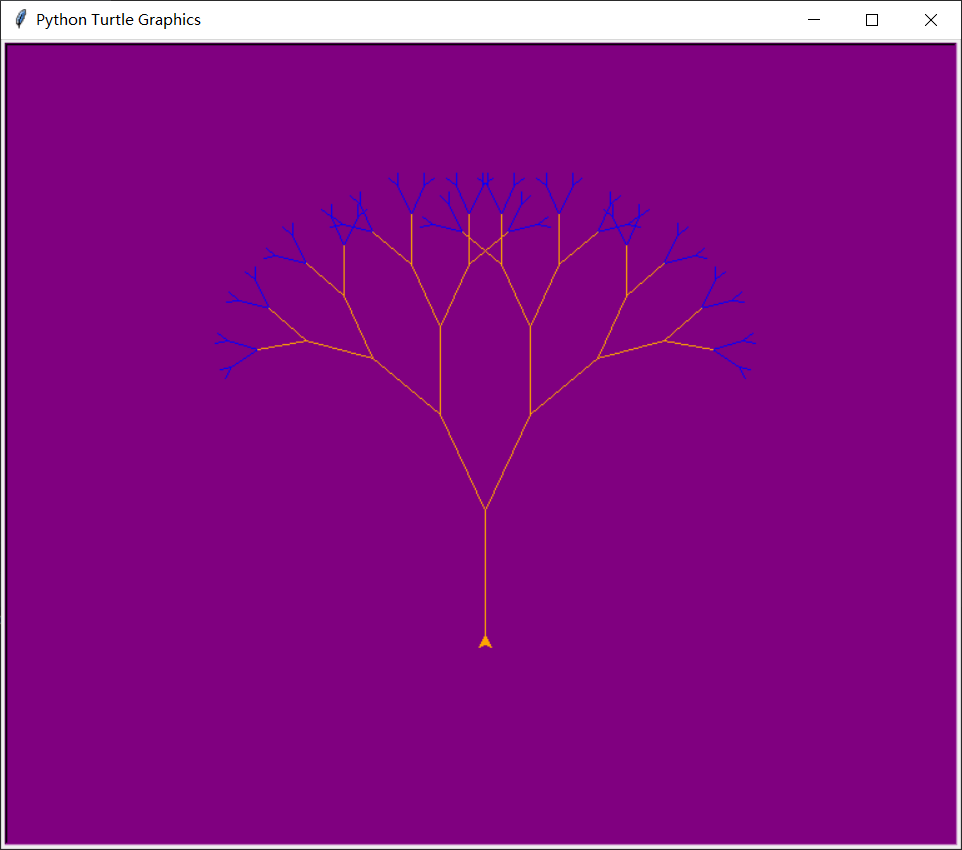

Reproduce this figure in Python.
import turtle


def draw_brach(brach_length):
    if brach_length > 5:
        if brach_length < 40:
            turtle.color('blue')
        else:
            turtle.color('black')
        turtle.forward(brach_length)
        turtle.right(25)
        draw_brach(brach_length - 15)
        turtle.left(50)
        draw_brach(brach_length - 15)
        if brach_length < 40:
            turtle.color('blue')
        else:
            turtle.color('orange')
        turtle.right(25)
        turtle.backward(brach_length)


def main():
    turtle.bgcolor('purple')
    turtle.left(90)
    turtle.penup()
    turtle.backward(150)
    turtle.pendown()
    turtle.color('red')
    draw_brach(100)
    turtle.exitonclick()


if __name__ == '__main__':
    main()
